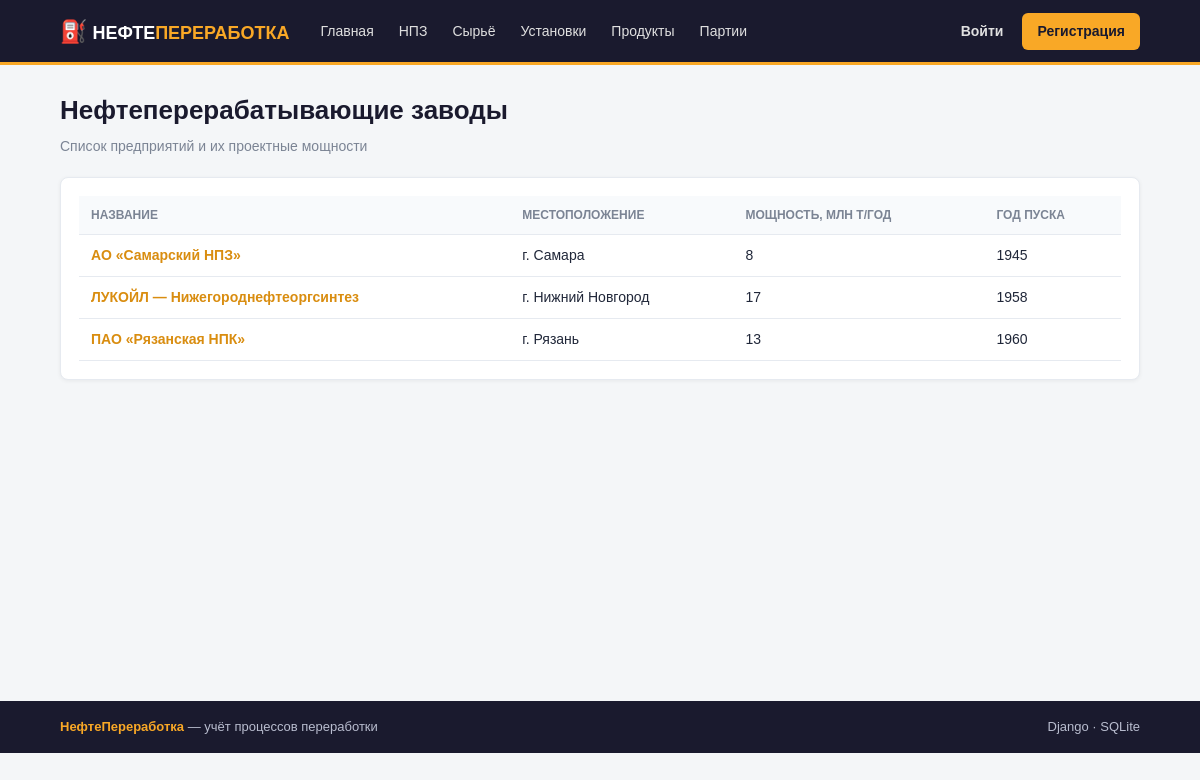
Screenshot of /refineries/ with the database file from the repository.
### refining/models.py (models this page shows, shortened)
class Refinery(models.Model):
    name = models.CharField('Название', max_length=150, unique=True)
    location = models.CharField('Местоположение', max_length=150)
    capacity = models.PositiveIntegerField(
        'Мощность, млн тонн/год', help_text='Проектная мощность по переработке сырой нефти'
    )
    founded = models.PositiveSmallIntegerField('Год пуска', null=True, blank=True)
    description = models.TextField('Описание', blank=True)
    class Meta:
        verbose_name = 'НПЗ'
        verbose_name_plural = 'Нефтеперерабатывающие заводы'
        ordering = ['name']
    def get_absolute_url(self):
        return reverse('refining:refinery_detail', args=[self.pk])

### refining/views.py (the view)
# urls.py: path('refineries/', views.RefineryListView.as_view(), name='refinery_list'),
class RefineryListView(ListView):
    model = Refinery
    template_name = 'refining/refinery_list.html'
    context_object_name = 'refineries'

### templates/refining/refinery_list.html (shortened to what this page needs)
{% extends 'refining/base.html' %}
{% block content %}
<div class="page-header">
    <div>
        <h1>Нефтеперерабатывающие заводы</h1>
        <p class="muted">Список предприятий и их проектные мощности</p>
    </div>
</div>
<section class="card">
    <div class="table-wrap">
        <table class="table">
            <thead>
                <tr><th>Название</th><th>Местоположение</th><th>Мощность, млн т/год</th><th>Год пуска</th></tr>
            </thead>
            <tbody>
                {% for r in refineries %}
                <tr>
                    <td><a href="{{ r.get_absolute_url }}"><strong>{{ r.name }}</strong></a></td>
                    <td>{{ r.location }}</td>
                    <td>{{ r.capacity }}</td>
                    <td>{{ r.founded|default:"—" }}</td>
                </tr>
                {% empty %}
                <tr><td colspan="4" class="muted">Заводы не добавлены.</td></tr>
                {% endfor %}
            </tbody>
        </table>
    </div>
</section>
{% endblock %}

### templates/refining/base.html (style rules this page uses)
body { font-family: Arial, sans-serif; margin: 0; background: #f4f6f8; color: #202739; line-height: 1.5; }
a { color: #d98d10; text-decoration: none; }
.page-header { display: flex; justify-content: space-between; align-items: center; gap: 14px; margin-bottom: 20px; flex-wrap: wrap; }
h1 { font-size: 26px; margin: 0 0 6px; color: #1a1a2e; }
.muted { color: #7b8494; font-size: 14px; margin: 0; }
.card { background: #fff; border: 1px solid #e6eaf0; border-radius: 8px; padding: 18px; margin-bottom: 16px; box-shadow: 0 1px 4px rgba(0,0,0,.06); }
.table-wrap { overflow-x: auto; }
table { width: 100%; border-collapse: collapse; font-size: 14px; }
th { text-align: left; padding: 10px 12px; background: #f8fafc; color: #7b8494; font-size: 12px; text-transform: uppercase; border-bottom: 1px solid #e6eaf0; }
td { padding: 10px 12px; border-bottom: 1px solid #e6eaf0; }

### rows the page displays
Refinery: name "АО «Самарский НПЗ»", location "г. Самара", capacity "8", founded "1945"
Refinery: name "ЛУКОЙЛ — Нижегороднефтеоргсинтез", location "г. Нижний Новгород", capacity "17", founded "1958"
Refinery: name "ПАО «Рязанская НПК»", location "г. Рязань", capacity "13", founded "1960"
